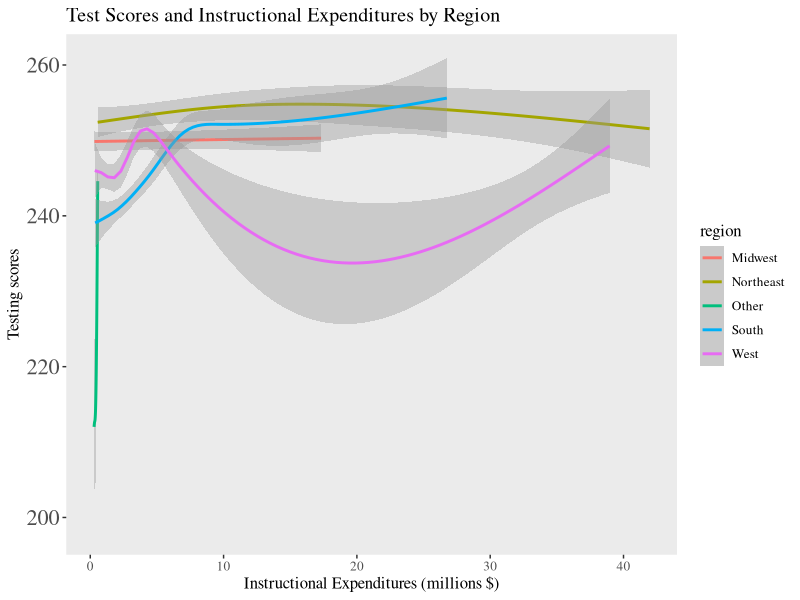
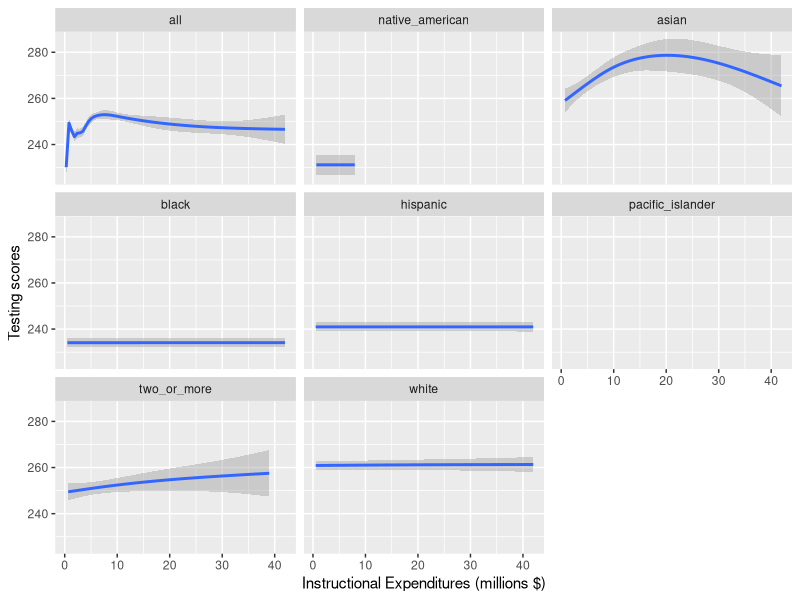
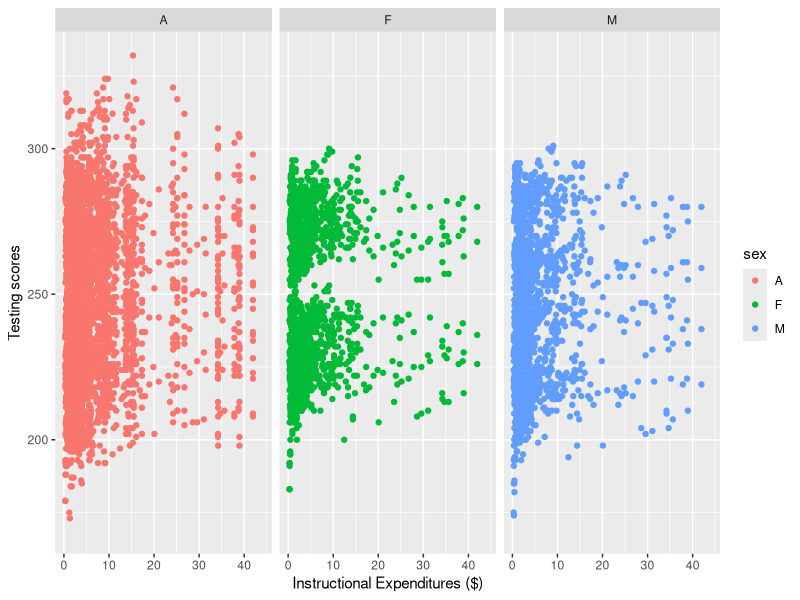
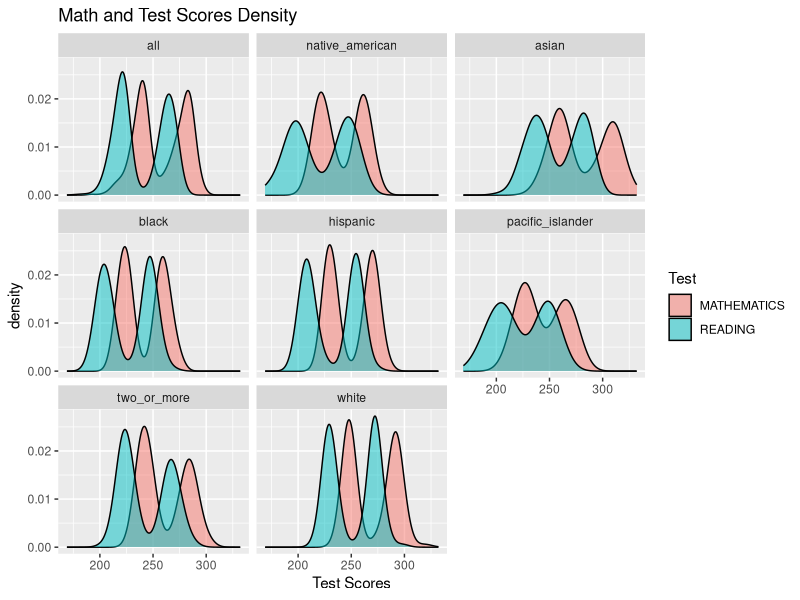
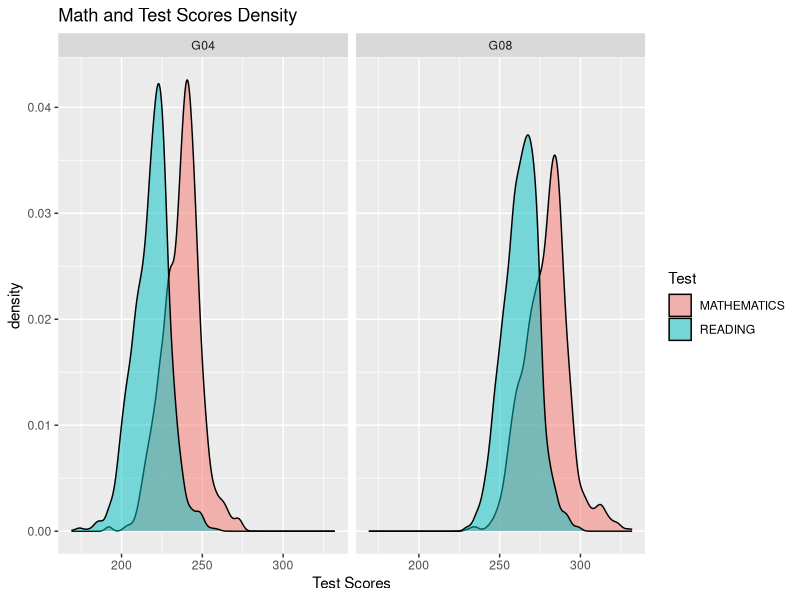
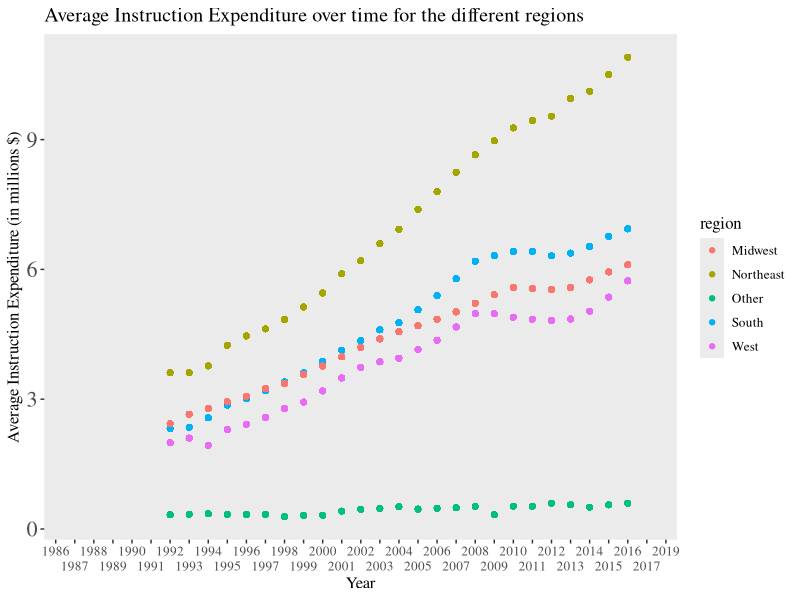
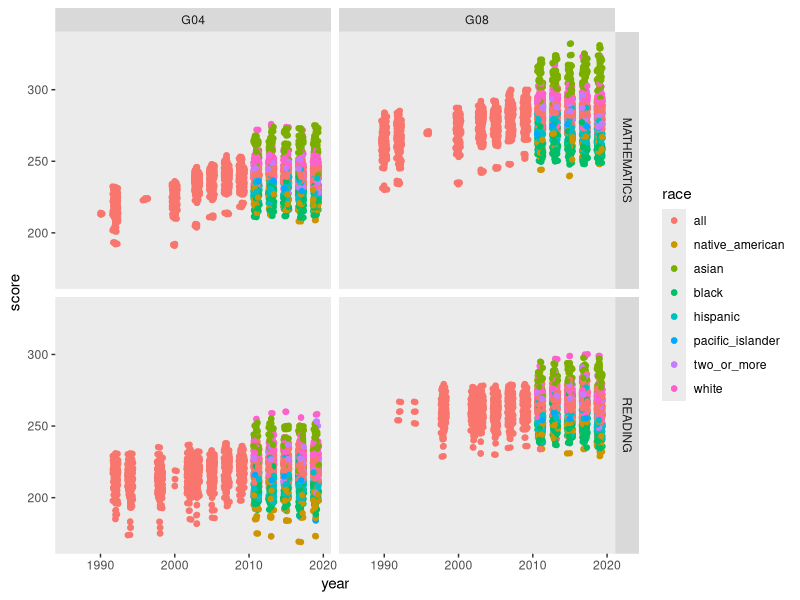
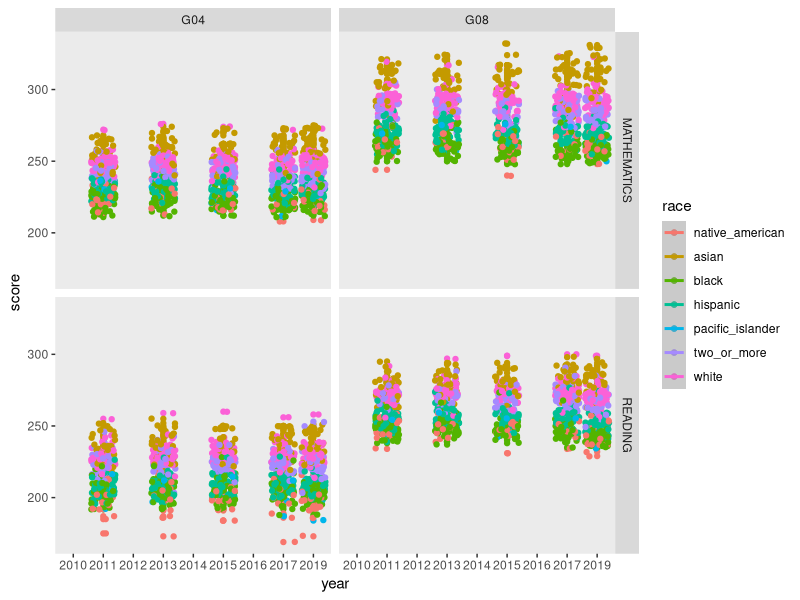

Generate these figures, in order, with R:
## ---- chunk 1
knitr::opts_chunk$set(echo = FALSE, message = FALSE, results = FALSE, warning = FALSE)
library(tidyverse)
library(readxl)
library(gganimate)
## ---- chunk 2
schools <- read_xlsx("US_schools_data.xlsx")
## ---- chunk 3
clean_schools <-schools %>%
  select(PRIMARY_KEY,
         TOTAL_EXPENDITURE, 
         INSTRUCTION_EXPENDITURE, 
         SUPPORT_SERVICES_EXPENDITURE, 
         OTHER_EXPENDITURE, 
         CAPITAL_OUTLAY_EXPENDITURE, 
         ends_with("READING"), 
         ends_with("MATHEMATICS"))
## ---- chunk 4

clean_schools$PRIMARY_KEY <- str_replace(clean_schools$PRIMARY_KEY,"_", " ")

clean_schools <- clean_schools %>%
  separate(PRIMARY_KEY, 
           into = c("year", "state"), 
           sep = " ")

clean_schools$state <- str_replace_all(clean_schools$state, "_", " ")


## ---- chunk 5
clean_schools <- clean_schools %>%
  pivot_longer("G04_A_A_READING":"G08_TR_A_MATHEMATICS",
               names_to = c("grade","race", "sex", "test"),
               names_sep = "_",
               values_to = "score")
## ---- chunk 6
clean_schools <- clean_schools %>%
  mutate(sex = as.factor(sex),
         race = fct_recode(as.factor(clean_schools$race), 
                           all = "A",
                           asian = "AS",
                           hispanic = "HI",
                           black = "BL",
                           white = "WH",
                           pacific_islander = "HP",
                           two_or_more = "TR",
                           native_american = "AM"),
         test = as.factor(test),
         grade =as.factor(grade),
         INSTRUCTION_EXPENDITURE = INSTRUCTION_EXPENDITURE / 1000000
         )
  
## ---- chunk 7
MIDWEST <- c("INDIANA",
             "ILLINOIS",
             "MICHIGAN",
             "OHIO",
             "WISCONSIN",
             "IOWA",
             "KANSAS",
             "MINNESOTA",
             "MISSOURI",
             "NEBRASKA",
             "NORTH DAKOTA",
             "SOUTH DAKOTA")

NORTHEAST <- c("CONNECTICUT",
               "MAINE",
               "MASSACHUSETTS",
               "NEW HAMPSHIRE",
             "RHODE ISLAND",
             "VERMONT",
             "NEW JERSEY",
             "NEW YORK",
             "PENNSYLVANIA")

SOUTH <- c("DELAWARE",
           "DISTRICT",
           "FLORIDA",
           "GEORGIA",
            "MARYLAND",
           "NORTH CAROLINA",
           "SOUTH CAROLINA",
           "VIRGINIA",
            "WEST VIRGINIA",
           "ALABAMA","KENTUCKY",
           "MISSISSIPPI",
            "TENNESSEE",
           "ARKANSAS",
           "LOUISIANA",
           "OKLAHOMA",
           "TEXAS")

WEST <- c("ARIZONA",
          "COLORADO",
          "IDAHO",
          "NEW MEXICO",
          "MONTANA",
            "UTAH",
          "NEVADA",
          "WYOMING",
          "ALASKA",
          "CALIFORNIA",
            "HAWAII",
          "OREGON",
          "WASHINGTON")

clean_schools <- clean_schools %>%
  mutate(region = if_else(state %in% MIDWEST, "Midwest", 
                          if_else(state %in% NORTHEAST, "Northeast", 
                                  if_else(state %in% SOUTH, "South", 
                                          if_else(state %in% WEST, "West", "Other")))))

## ---- chunk 8
clean_schools %>%
  group_by(region) %>%
  ggplot(aes(x = INSTRUCTION_EXPENDITURE, y = score, color = region)) +
  geom_smooth() +
  theme(panel.grid.major = element_blank(), 
        panel.grid.minor = element_blank(),
        text=element_text(size=12, 
                          family="serif"),
                          axis.text.y = element_text(size = 16))+
  labs(title = "Test Scores and Instructional Expenditures by Region",
       x = "Instructional Expenditures (millions $)", 
       y = "Testing scores")  

clean_schools %>%
  ggplot(aes(x = INSTRUCTION_EXPENDITURE, y = score)) +
  #geom_point() +
  geom_smooth() +
  labs(x = "Instructional Expenditures (millions $)", 
       y = "Testing scores")  +
  facet_wrap(~race)
## ---- chunk 9
clean_schools %>%
  ggplot(aes(x = INSTRUCTION_EXPENDITURE, y = score, color = sex)) +
  geom_point() +
  labs(x = "Instructional Expenditures ($)", 
       y = "Testing scores")  +
  facet_wrap(~sex)
## ---- chunk 10
clean_schools %>%
  ggplot()+
  geom_density(mapping = aes(x = score, fill = test), alpha = 0.5)+
  facet_wrap(~race) +
  labs(title = "Math and Test Scores Density", x = "Test Scores", fill = "Test")
## ---- chunk 11
clean_schools %>%
  ggplot()+
  geom_density(mapping = aes(x = score, fill = test), alpha = 0.5)+
  facet_wrap(~grade) +
  labs(title = "Math and Test Scores Density", x = "Test Scores", fill = "Test")
## ---- chunk 12
clean_schools %>%
  #filter(!is.na(INSTRUCTION_EXPENDITURE)) %>%
  group_by(year, region, race, sex) %>%
  mutate(  avg = mean(INSTRUCTION_EXPENDITURE, na.rm = TRUE),
         year = as.factor(year)) %>%
  ggplot(mapping = aes(x = year, y = avg, color = region))+
  geom_point() +
  scale_x_discrete(guide = guide_axis(n.dodge=2))+
  theme(panel.grid.major = element_blank(), 
        panel.grid.minor = element_blank(),
        text=element_text(size=12, 
                          family="serif"),
                          axis.text.y = element_text(size = 16))+
  labs(title = "Average Instruction Expenditure over time for the different regions", y = "Average Instruction Expenditure (in millions $)", x = "Year")
## ---- chunk 13
clean_schools %>%
  filter(test == "MATHEMATICS",
         !is.na(score)) %>%
  lm(score ~ INSTRUCTION_EXPENDITURE, data = .) ->
  math_model

clean_schools %>%
  filter(test == "READING",
         !is.na(score)) %>%
  lm(score ~ INSTRUCTION_EXPENDITURE, data = .) ->
  reading_model
## ---- chunk 14
summary(math_model)
# math model has higher r^2
summary(reading_model)
## ---- chunk 15
clean_schools %>%
  lm(score ~ test, data = .) ->
  test_model
summary(test_model)
## ---- chunk 16
clean_schools %>%
  mutate(year = as.numeric(year)) %>%
  lm(score ~ test + year, data = .) %>%
  summary()
## ---- chunk 17
clean_schools %>%
  mutate(year = as.numeric(year),
         state = as.factor(state)) %>%
  lm(score ~ test + year + SUPPORT_SERVICES_EXPENDITURE, data = .) %>%
  summary()
## ---- chunk 18
clean_schools %>%
  mutate(year = as.numeric(year)) %>%
  lm(score ~ test + year + region + SUPPORT_SERVICES_EXPENDITURE, data = .) %>%
  summary()
## ---- chunk 19
clean_schools %>%
  mutate(year = as.numeric(year)) %>%
  lm(score ~ test + year + region + SUPPORT_SERVICES_EXPENDITURE + race, data = .) %>%
  summary()
## ---- chunk 20
clean_schools %>%
  mutate(year = as.numeric(year)) %>%
  lm(score ~ test + year + region + race, data = .) %>%
  summary()
## ---- chunk 21
clean_schools %>%
  mutate(year = as.numeric(year)) %>%
  lm(score ~ test + year + region + SUPPORT_SERVICES_EXPENDITURE + race + grade, data = .) %>%
  summary()
## ---- chunk 22
clean_schools %>%
  mutate(year = as.numeric(year)) %>%
  lm(score ~ test + year + region +  race + grade + INSTRUCTION_EXPENDITURE, data = .) %>%
  summary()
## ---- chunk 23
clean_schools %>%
  mutate(year = as.numeric(year)) %>%
  lm(score ~ test + year + region + race + grade , data = .) %>%
  summary()
## ---- chunk 24
clean_schools %>%
  mutate(year = as.numeric(year)) %>%
  ggplot(mapping = aes(x = year, 
                           y = score,
                           color = race))+
  geom_point()+
  geom_jitter()+
  #stat_smooth(method = "lm")+
  facet_grid(rows = vars(test), cols = vars(grade))+
  theme(panel.grid.major = element_blank(), 
        panel.grid.minor = element_blank())
## ---- chunk 25
clean_schools %>%
  filter(year >= 2010,
         race != "all") %>%
  mutate(year = as.factor(year)) %>%
  ggplot(mapping = aes(x = year, 
                           y = score,
                           color = race))+
  geom_point()+
  geom_jitter()+
  stat_smooth(method = "lm")+
  facet_grid(rows = vars(test), cols = vars(grade))+
  theme(panel.grid.major = element_blank(), 
        panel.grid.minor = element_blank())
## ---- chunk 26
schools_lm <- clean_schools %>%
  mutate(year = as.numeric(year)) %>%
  lm(score ~ test + year + region + race + grade + INSTRUCTION_EXPENDITURE, data = .)
schools_predict <- predict(schools_lm)
schools_sigma <- sigma(schools_lm)
## ---- chunk 27
noise <- function(x, mean = 0, sd){
  n <- length(x)
  new_data <- x + rnorm(n, mean, sd)
  return(new_data)
}
## ---- chunk 28
new_data <- tibble(
  predict_score = noise(schools_predict,
                         sd = schools_sigma)
)
## ---- chunk 29
new_data <- clean_schools %>% 
  filter(!is.na(score), 
         !is.na(test), 
         !is.na(year),
         !is.na(region),
         !is.na(race),
         !is.na(grade),
         !is.na(INSTRUCTION_EXPENDITURE)) %>% 
  select(score, test, year, region, race, grade,
         INSTRUCTION_EXPENDITURE) %>% 
  bind_cols(new_data)
## ---- chunk 30
nsims <- 1000

sims <- map_dfc(1:nsims, ~tibble(
  sim = noise(schools_predict, 
              sd = schools_sigma)))
## ---- chunk 31
colnames(sims) <- colnames(sims) %>% 
  str_replace(pattern = "\\.\\.\\.",
                  replace = "_")
## ---- chunk 32
sims <- clean_schools %>% 
filter(!is.na(score), 
         !is.na(test), 
         !is.na(year),
         !is.na(region),
         !is.na(race),
         !is.na(grade),
         !is.na(INSTRUCTION_EXPENDITURE)) %>%  
  select(score) %>% 
  bind_cols(sims)
## ---- chunk 33
sim_r_sq <- sims %>% 
  map( ~lm(score ~ .x, data = sims)) %>% 
  map(broom::glance) %>% 
  map_dbl(~.$r.squared)
## ---- chunk 34
sim_r_sq <- sim_r_sq[names(sim_r_sq) != "score"]
head(sim_r_sq)
## ---- chunk 35
tibble(sims = sim_r_sq) %>% 
  ggplot(aes(x = sims)) + 
  geom_histogram()
